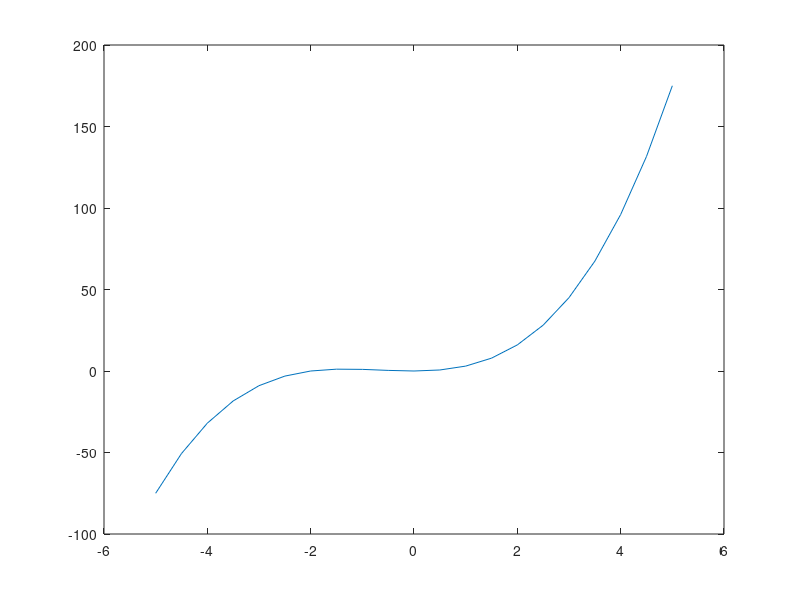

The MATLAB source for this figure:
clear
clc

disp("ON FIRE !!");
disp("FOR LOOP")

% membuat array dengan increment 
a = 1:5;         %array yang isinya angka 1 2 3 4 5
b = 1:.5:3;      %array yang isinya angka 1 1.5 2 2.5 3
whos; 
c = a';

% looping for
for i = 1:.5:3
    i;
end

% contoh kasus menentukan range fungsi Rf
% let f(x) = x^2 + 2x
% with x = {x|-5 <= x <= 5}
% dicari Rf 
x = [-5:.5:5];
panjang_array_x = length(x);
y = [];          % array tempat mengisi Rf nanti

for i = 1:length(x)
    y(i) = (x(i))^3 + 2*((x(i))^2);
end    
y;

% memplot 
plot(x,y)